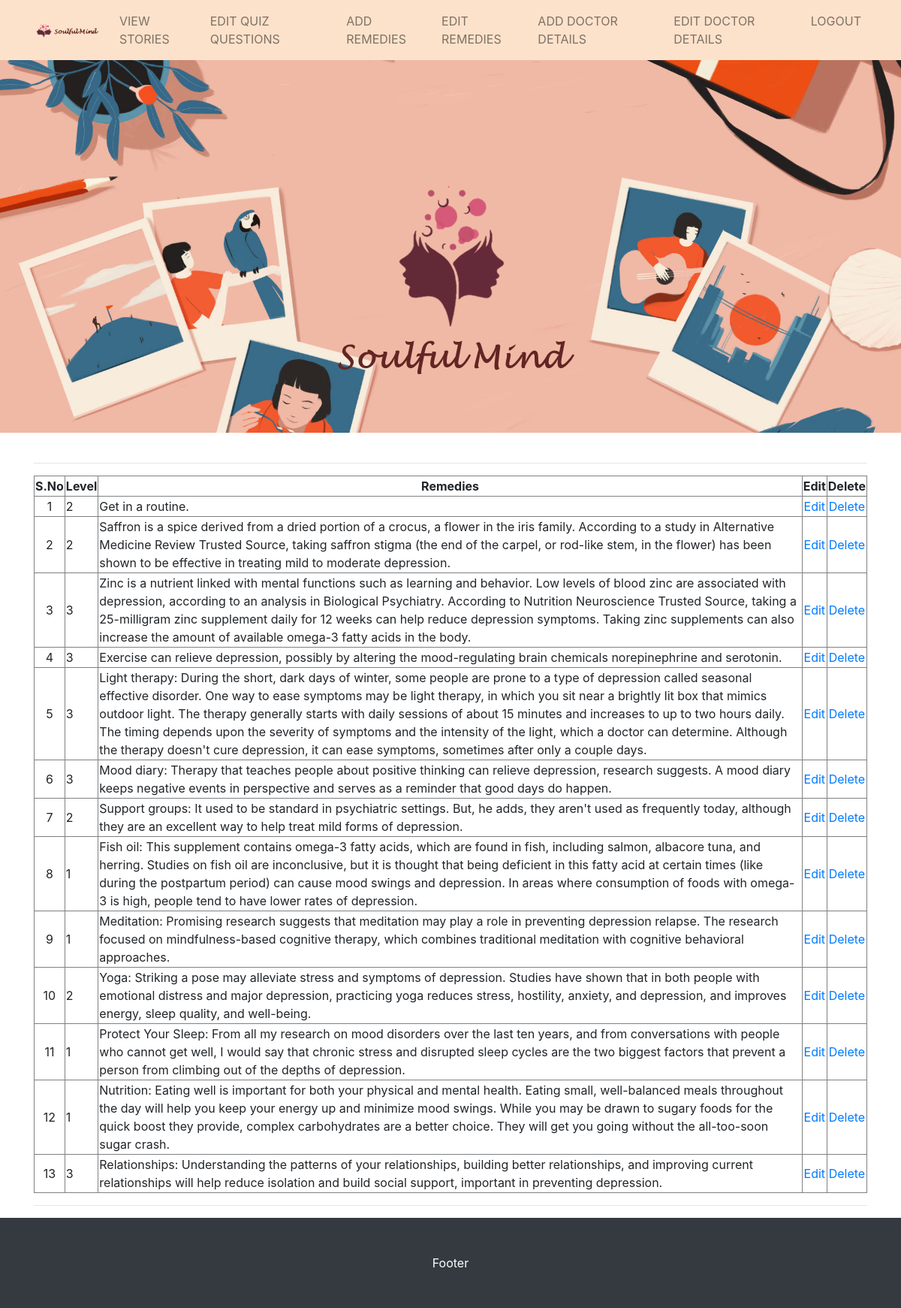
The page /viewremedies.php on the database its author committed.
### tables this page shows
CREATE TABLE `remedies` (
  `id` int(11) NOT NULL,
  `level` int(11) NOT NULL,
  `remedy` varchar(2000) NOT NULL
);

### viewremedies.php (the view, shortened to what this page needs)
<?php
include("connect.php");
?>
<!DOCTYPE html>
<html lang="en">
<head>
  <link href="vendor/bootstrap/css/bootstrap.min.css" rel="stylesheet">
  <link href="css/customcss.css" rel="stylesheet">
</head>
<body>
  <nav class="navbar fixed-top navbar-expand-lg navbar-light navbar-style navbar-custom fixed-top">
    <div class="container">
      <a class="navbar-brand" href="adminpage.php"><img src="logo_nav1.png"></a>
      <div class="collapse navbar-collapse" id="navbarResponsive">
        <ul class="navbar-nav ml-auto">
        <li class="navbar-item custom3">
            <a class="nav-link " href="viewstories.php">View Stories</a>
          </li>
        <li class="navbar-item custom3">
            <a class="nav-link" href="viewquiz.php">Edit Quiz Questions</a>
          </li>
          <li class="navbar-item custom3">
            <a class="nav-link " href="adminaddremedies.php">Add Remedies</a>
          </li>
          <li class="navbar-item custom3">
            <a class="nav-link" href="viewremedies.php">Edit Remedies</a>
          </li>
          <li class="navbar-item custom3">
            <a class="nav-link" href="adminadddoctors.php">Add Doctor Details</a>
          </li>
          <li class="navbar-item custom3">
            <a class="nav-link" href="viewdoctors.php">Edit Doctor Details</a>
          </li>
          <li class="navbar-item custom3">
            <a class="nav-link" href="adminlogin.php">Logout</a>
          </li>
        </ul>
      </div>
    </div>
  </nav>
  <header>
    <div id="carouselExampleIndicators" class="carousel slide" data-ride="carousel">
      <div class="carousel-inner" role="listbox">
        <div class="carousel-item active" style="background-image: url('backimage.jpg')">
          <div class="carousel-caption d-none d-md-block">
            <h3><img class="img-fluid rounded" src="logo.png" alt=""></h3>
          </div>
        </div>
      </div>
    </div>
  </header>
  <br/>
  <div class="container" id="test">
<hr>
<table width="100%" border="1" style="border-collapse:collapse;">
<thead>
<tr>
<td align="center"><strong>S.No</strong></td>
<td align="center"><strong>Level</strong></td>
<td align="center"><strong>Remedies</strong></td>
<td align="center"><strong>Edit</strong></td>
<td align="center"><strong>Delete</strong></td>
</tr>
</thead>
<tbody>
<?php
$count=1;
$sel_query="Select * from remedies ORDER BY id;";
$result = mysqli_query($con,$sel_query);
while($row = mysqli_fetch_assoc($result)) { ?>
<tr><td align="center"><?php echo $count; ?></td>
<td><?php echo $row["level"]; ?></td>
<td><?php echo $row["remedy"]; ?></td>
<td align="center">
<a href="admineditremedies.php?id=<?php echo $row["id"]; ?>">Edit</a>
</td>
<td align="center">
<a href="admindeleteremedies.php?id=<?php echo $row["id"]; ?>">Delete</a>
</td>
</tr>
<?php $count++; } ?>
</tbody>
</table>
<hr>
  </div>
  <footer class="py-5 bg-dark">
    <div class="container">
      <p class="m-0 text-center text-white">Footer</p>
    </div>
  </footer>
</body>
</html>

### css/customcss.css (style rules this page uses)
body { padding-top: 56px; }
li { color:rgb(99, 37, 35); }
.carousel-item { height: 65vh; min-height: 300px; background: no-repeat center center scroll; -webkit-background-size: cover; -moz-background-size: cover; -o-background-size: cover; background-size: cover; }
.navbar-custom { background-color: rgb(253, 226, 203); }
.navbar-style { background-color: rgb(253, 226, 203); text-transform: uppercase; color:rgb(99, 37, 35); }

### rows shown on the page
remedies: level "2", remedy "Get in a routine."
remedies: level "2", remedy "Saffron is a spice derived from a dried portion of a crocus, a flower in the iris family. According to a study in Alternative Medicine Review Trusted Source, taking saffron stigma (the end of the carpel, or rod-like stem, in the flower) has been shown to be effective in treating mild to moderate depression."
remedies: level "3", remedy "Zinc is a nutrient linked with mental functions such as learning and behavior. Low levels of blood zinc are associated with depression, according to an analysis in Biological Psychiatry. According to Nutrition Neuroscience Trusted Source, taking a 25-milligram zinc supplement daily for 12 weeks can help reduce depression symptoms. Taking zinc supplements can also increase the amount of available omega-3 fatty acids in the body."
remedies: level "3", remedy "Exercise can relieve depression, possibly by altering the mood-regulating brain chemicals norepinephrine and serotonin."
remedies: level "3", remedy "Light therapy: During the short, dark days of winter, some people are prone to a type of depression called seasonal effective disorder. One way to ease symptoms may be light therapy, in which you sit near a brightly lit box that mimics outdoor light. The therapy generally starts with daily sessions of about 15 minutes and increases to up to two hours daily. The timing depends upon the severity of symptoms and the intensity of the light, which a doctor can determine. Although the therapy doesn't cure depression, it can ease symptoms, sometimes after only a couple days."
remedies: level "3", remedy "Mood diary: Therapy that teaches people about positive thinking can relieve depression, research suggests. A mood diary keeps negative events in perspective and serves as a reminder that good days do happen."
remedies: level "2", remedy "Support groups: It used to be standard in psychiatric settings. But, he adds, they aren't used as frequently today, although they are an excellent way to help treat mild forms of depression."
remedies: level "1", remedy "Fish oil: This supplement contains omega-3 fatty acids, which are found in fish, including salmon, albacore tuna, and herring. Studies on fish oil are inconclusive, but it is thought that being deficient in this fatty acid at certain times (like during the postpartum period) can cause mood swings and depression. In areas where consumption of foods with omega-3 is high, people tend to have lower rates of depression."
remedies: level "1", remedy "Meditation: Promising research suggests that meditation may play a role in preventing depression relapse. The research focused on mindfulness-based cognitive therapy, which combines traditional meditation with cognitive behavioral approaches."
remedies: level "2", remedy "Yoga: Striking a pose may alleviate stress and symptoms of depression. Studies have shown that in both people with emotional distress and major depression, practicing yoga reduces stress, hostility, anxiety, and depression, and improves energy, sleep quality, and well-being."
remedies: level "1", remedy "Protect Your Sleep: From all my research on mood disorders over the last ten years, and from conversations with people who cannot get well, I would say that chronic stress and disrupted sleep cycles are the two biggest factors that prevent a person from climbing out of the depths of depression."
remedies: level "1", remedy "Nutrition: Eating well is important for both your physical and mental health. Eating small, well-balanced meals throughout the day will help you keep your energy up and minimize mood swings. While you may be drawn to sugary foods for the quick boost they provide, complex carbohydrates are a better choice. They will get you going without the all-too-soon sugar crash."
remedies: level "3", remedy "Relationships: Understanding the patterns of your relationships, building better relationships, and improving current relationships will help reduce isolation and build social support, important in preventing depression."
